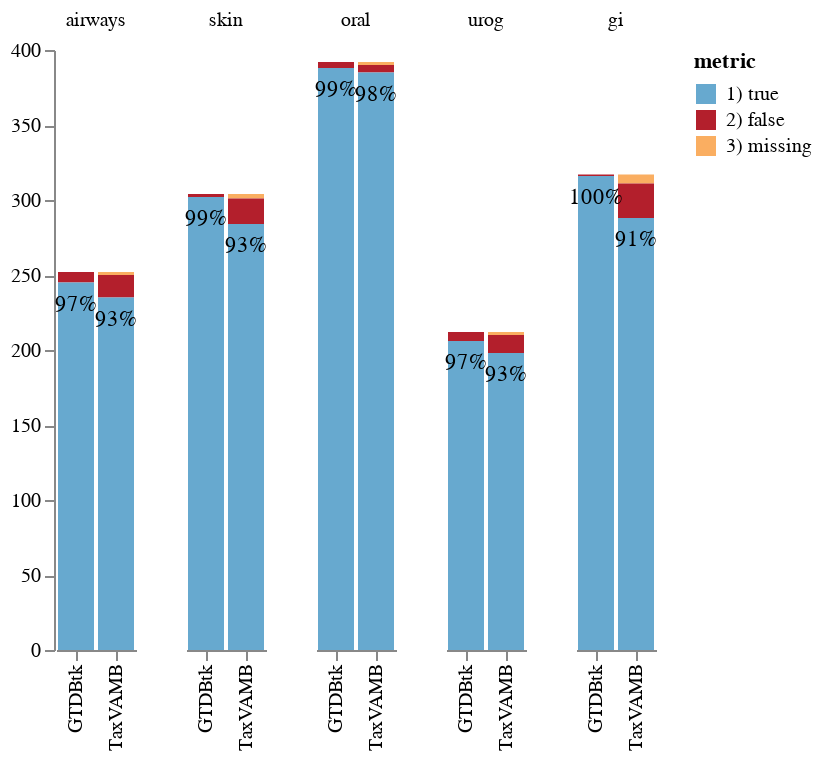

The notebook cell saved with this chart:
### Code cell
charts[0]

### Figure 1 — Vega-Lite specification as saved in the notebook (floating-point values rounded to 4 significant figures)
{"config": {"view": {"continuousWidth": 300, "continuousHeight": 300, "strokeOpacity": 0}}, "data": {"name": "data-e6b96d83ff050ef9d3902821b772f864"}, "facet": {"column": {"field": "dataset", "sort": ["airways", "skin", "oral", "urog", "gi"], "title": null, "type": "nominal"}}, "spec": {"layer": [{"mark": {"type": "bar"}, "encoding": {"color": {"field": "metric", "scale": {"range": ["#67a9cf", "#b31f2c", "#faae61"]}, "type": "nominal"}, "order": {"field": "metric", "sort": "ascending", "type": "nominal"}, "x": {"field": "model", "sort": ["GTDBtk", "TaxVAMB"], "title": null, "type": "nominal"}, "y": {"aggregate": "sum", "axis": {"grid": false, "title": null}, "field": "value", "type": "quantitative"}}}, {"mark": {"type": "text", "baseline": "top", "dx": 0, "dy": 5}, "encoding": {"order": {"field": "metric", "sort": "ascending", "type": "nominal"}, "text": {"field": "text", "type": "nominal"}, "x": {"field": "model", "sort": ["gtdbtk", "taxvamb"], "type": "nominal"}, "y": {"aggregate": "sum", "field": "value", "stack": "zero", "type": "quantitative"}}}]}, "$schema": "https://vega.github.io/schema/vega-lite/v5.20.1.json", "datasets": {"data-e6b96d83ff050ef9d3902821b772f864": [{"taxonomy": "s", "metric": "3) missing", "value": 0, "dataset": "airways", "model": "GTDBtk", "text": ""}, {"taxonomy": "s", "metric": "2) false", "value": 7, "dataset": "airways", "model": "GTDBtk", "text": ""}, {"taxonomy": "s", "metric": "1) true", "value": 245, "dataset": "airways", "model": "GTDBtk", "text": "97%"}, {"taxonomy": "s", "metric": "3) missing", "value": 0, "dataset": "gi", "model": "GTDBtk", "text": ""}, {"taxonomy": "s", "metric": "2) false", "value": 1, "dataset": "gi", "model": "GTDBtk", "text": ""}, {"taxonomy": "s", "metric": "1) true", "value": 316, "dataset": "gi", "model": "GTDBtk", "text": "100%"}, {"taxonomy": "s", "metric": "3) missing", "value": 0, "dataset": "oral", "model": "GTDBtk", "text": ""}, {"taxonomy": "s", "metric": "2) false", "value": 4, "dataset": "oral", "model": "GTDBtk", "text": ""}, {"taxonomy": "s", "metric": "1) true", "value": 388, "dataset": "oral", "model": "GTDBtk", "text": "99%"}, {"taxonomy": "s", "metric": "3) missing", "value": 0, "dataset": "skin", "model": "GTDBtk", "text": ""}, {"taxonomy": "s", "metric": "2) false", "value": 2, "dataset": "skin", "model": "GTDBtk", "text": ""}, {"taxonomy": "s", "metric": "1) true", "value": 302, "dataset": "skin", "model": "GTDBtk", "text": "99%"}, {"taxonomy": "s", "metric": "3) missing", "value": 0, "dataset": "urog", "model": "GTDBtk", "text": ""}, {"taxonomy": "s", "metric": "2) false", "value": 6, "dataset": "urog", "model": "GTDBtk", "text": ""}, {"taxonomy": "s", "metric": "1) true", "value": 206, "dataset": "urog", "model": "GTDBtk", "text": "97%"}, {"taxonomy": "s", "metric": "3) missing", "value": 2, "dataset": "airways", "model": "TaxVAMB", "text": ""}, {"taxonomy": "s", "metric": "2) false", "value": 15, "dataset": "airways", "model": "TaxVAMB", "text": ""}, {"taxonomy": "s", "metric": "1) true", "value": 235, "dataset": "airways", "model": "TaxVAMB", "text": "93%"}, {"taxonomy": "s", "metric": "3) missing", "value": 6, "dataset": "gi", "model": "TaxVAMB", "text": ""}, {"taxonomy": "s", "metric": "2) false", "value": 23, "dataset": "gi", "model": "TaxVAMB", "text": ""}, {"taxonomy": "s", "metric": "1) true", "value": 288, "dataset": "gi", "model": "TaxVAMB", "text": "91%"}, {"taxonomy": "s", "metric": "3) missing", "value": 2, "dataset": "oral", "model": "TaxVAMB", "text": ""}, {"taxonomy": "s", "metric": "2) false", "value": 5, "dataset": "oral", "model": "TaxVAMB", "text": ""}, {"taxonomy": "s", "metric": "1) true", "value": 385, "dataset": "oral", "model": "TaxVAMB", "text": "98%"}, {"taxonomy": "s", "metric": "3) missing", "value": 3, "dataset": "skin", "model": "TaxVAMB", "text": ""}, {"taxonomy": "s", "metric": "2) false", "value": 17, "dataset": "skin", "model": "TaxVAMB", "text": ""}, {"taxonomy": "s", "metric": "1) true", "value": 284, "dataset": "skin", "model": "TaxVAMB", "text": "93%"}, {"taxonomy": "s", "metric": "3) missing", "value": 2, "dataset": "urog", "model": "TaxVAMB", "text": ""}, {"taxonomy": "s", "metric": "2) false", "value": 12, "dataset": "urog", "model": "TaxVAMB", "text": ""}, {"taxonomy": "s", "metric": "1) true", "value": 198, "dataset": "urog", "model": "TaxVAMB", "text": "93%"}]}}
